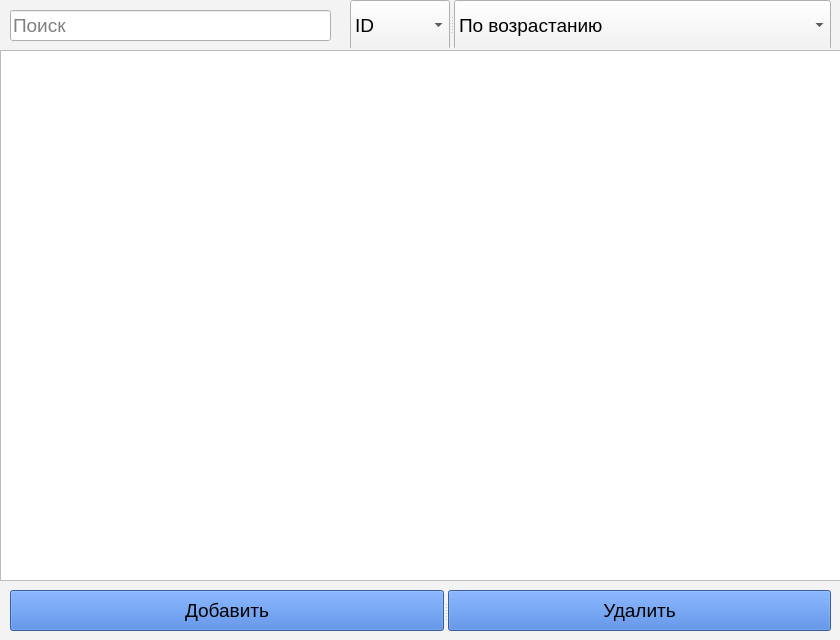
<?xml version="1.0" encoding="UTF-8"?>
<ui version="4.0">
 <class>TableWindow</class>
 <widget class="QMainWindow" name="TableWindow">
  <property name="geometry">
   <rect>
    <x>0</x>
    <y>0</y>
    <width>840</width>
    <height>640</height>
   </rect>
  </property>
  <property name="palette">
   <palette>
    <active>
     <colorrole role="WindowText">
      <brush brushstyle="SolidPattern">
       <color alpha="255">
        <red>0</red>
        <green>0</green>
        <blue>0</blue>
       </color>
      </brush>
     </colorrole>
     <colorrole role="Button">
      <brush brushstyle="SolidPattern">
       <color alpha="255">
        <red>243</red>
        <green>243</green>
        <blue>243</blue>
       </color>
      </brush>
     </colorrole>
     <colorrole role="Light">
      <brush brushstyle="SolidPattern">
       <color alpha="255">
        <red>255</red>
        <green>255</green>
        <blue>255</blue>
       </color>
      </brush>
     </colorrole>
     <colorrole role="Midlight">
      <brush brushstyle="SolidPattern">
       <color alpha="255">
        <red>249</red>
        <green>249</green>
        <blue>249</blue>
       </color>
      </brush>
     </colorrole>
     <colorrole role="Dark">
      <brush brushstyle="SolidPattern">
       <color alpha="255">
        <red>121</red>
        <green>121</green>
        <blue>121</blue>
       </color>
      </brush>
     </colorrole>
     <colorrole role="Mid">
      <brush brushstyle="SolidPattern">
       <color alpha="255">
        <red>162</red>
        <green>162</green>
        <blue>162</blue>
       </color>
      </brush>
     </colorrole>
     <colorrole role="Text">
      <brush brushstyle="SolidPattern">
       <color alpha="255">
        <red>0</red>
        <green>0</green>
        <blue>0</blue>
       </color>
      </brush>
     </colorrole>
     <colorrole role="BrightText">
      <brush brushstyle="SolidPattern">
       <color alpha="255">
        <red>255</red>
        <green>255</green>
        <blue>255</blue>
       </color>
      </brush>
     </colorrole>
     <colorrole role="ButtonText">
      <brush brushstyle="SolidPattern">
       <color alpha="255">
        <red>0</red>
        <green>0</green>
        <blue>0</blue>
       </color>
      </brush>
     </colorrole>
     <colorrole role="Base">
      <brush brushstyle="SolidPattern">
       <color alpha="255">
        <red>255</red>
        <green>255</green>
        <blue>255</blue>
       </color>
      </brush>
     </colorrole>
     <colorrole role="Window">
      <brush brushstyle="SolidPattern">
       <color alpha="255">
        <red>243</red>
        <green>243</green>
        <blue>243</blue>
       </color>
      </brush>
     </colorrole>
     <colorrole role="Shadow">
      <brush brushstyle="SolidPattern">
       <color alpha="255">
        <red>0</red>
        <green>0</green>
        <blue>0</blue>
       </color>
      </brush>
     </colorrole>
     <colorrole role="AlternateBase">
      <brush brushstyle="SolidPattern">
       <color alpha="255">
        <red>249</red>
        <green>249</green>
        <blue>249</blue>
       </color>
      </brush>
     </colorrole>
     <colorrole role="ToolTipBase">
      <brush brushstyle="SolidPattern">
       <color alpha="255">
        <red>255</red>
        <green>255</green>
        <blue>220</blue>
       </color>
      </brush>
     </colorrole>
     <colorrole role="ToolTipText">
      <brush brushstyle="SolidPattern">
       <color alpha="255">
        <red>0</red>
        <green>0</green>
        <blue>0</blue>
       </color>
      </brush>
     </colorrole>
     <colorrole role="PlaceholderText">
      <brush brushstyle="SolidPattern">
       <color alpha="127">
        <red>0</red>
        <green>0</green>
        <blue>0</blue>
       </color>
      </brush>
     </colorrole>
    </active>
    <inactive>
     <colorrole role="WindowText">
      <brush brushstyle="SolidPattern">
       <color alpha="255">
        <red>0</red>
        <green>0</green>
        <blue>0</blue>
       </color>
      </brush>
     </colorrole>
     <colorrole role="Button">
      <brush brushstyle="SolidPattern">
       <color alpha="255">
        <red>243</red>
        <green>243</green>
        <blue>243</blue>
       </color>
      </brush>
     </colorrole>
     <colorrole role="Light">
      <brush brushstyle="SolidPattern">
       <color alpha="255">
        <red>255</red>
        <green>255</green>
        <blue>255</blue>
       </color>
      </brush>
     </colorrole>
     <colorrole role="Midlight">
      <brush brushstyle="SolidPattern">
       <color alpha="255">
        <red>249</red>
        <green>249</green>
        <blue>249</blue>
       </color>
      </brush>
     </colorrole>
     <colorrole role="Dark">
      <brush brushstyle="SolidPattern">
       <color alpha="255">
        <red>121</red>
        <green>121</green>
        <blue>121</blue>
       </color>
      </brush>
     </colorrole>
     <colorrole role="Mid">
      <brush brushstyle="SolidPattern">
       <color alpha="255">
        <red>162</red>
        <green>162</green>
        <blue>162</blue>
       </color>
      </brush>
     </colorrole>
     <colorrole role="Text">
      <brush brushstyle="SolidPattern">
       <color alpha="255">
        <red>0</red>
        <green>0</green>
        <blue>0</blue>
       </color>
      </brush>
     </colorrole>
     <colorrole role="BrightText">
      <brush brushstyle="SolidPattern">
       <color alpha="255">
        <red>255</red>
        <green>255</green>
        <blue>255</blue>
       </color>
      </brush>
     </colorrole>
     <colorrole role="ButtonText">
      <brush brushstyle="SolidPattern">
       <color alpha="255">
        <red>0</red>
        <green>0</green>
        <blue>0</blue>
       </color>
      </brush>
     </colorrole>
     <colorrole role="Base">
      <brush brushstyle="SolidPattern">
       <color alpha="255">
        <red>255</red>
        <green>255</green>
        <blue>255</blue>
       </color>
      </brush>
     </colorrole>
     <colorrole role="Window">
      <brush brushstyle="SolidPattern">
       <color alpha="255">
        <red>243</red>
        <green>243</green>
        <blue>243</blue>
       </color>
      </brush>
     </colorrole>
     <colorrole role="Shadow">
      <brush brushstyle="SolidPattern">
       <color alpha="255">
        <red>0</red>
        <green>0</green>
        <blue>0</blue>
       </color>
      </brush>
     </colorrole>
     <colorrole role="AlternateBase">
      <brush brushstyle="SolidPattern">
       <color alpha="255">
        <red>249</red>
        <green>249</green>
        <blue>249</blue>
       </color>
      </brush>
     </colorrole>
     <colorrole role="ToolTipBase">
      <brush brushstyle="SolidPattern">
       <color alpha="255">
        <red>255</red>
        <green>255</green>
        <blue>220</blue>
       </color>
      </brush>
     </colorrole>
     <colorrole role="ToolTipText">
      <brush brushstyle="SolidPattern">
       <color alpha="255">
        <red>0</red>
        <green>0</green>
        <blue>0</blue>
       </color>
      </brush>
     </colorrole>
     <colorrole role="PlaceholderText">
      <brush brushstyle="SolidPattern">
       <color alpha="127">
        <red>0</red>
        <green>0</green>
        <blue>0</blue>
       </color>
      </brush>
     </colorrole>
    </inactive>
    <disabled>
     <colorrole role="WindowText">
      <brush brushstyle="SolidPattern">
       <color alpha="255">
        <red>121</red>
        <green>121</green>
        <blue>121</blue>
       </color>
      </brush>
     </colorrole>
     <colorrole role="Button">
      <brush brushstyle="SolidPattern">
       <color alpha="255">
        <red>243</red>
        <green>243</green>
        <blue>243</blue>
       </color>
      </brush>
     </colorrole>
     <colorrole role="Light">
      <brush brushstyle="SolidPattern">
       <color alpha="255">
        <red>255</red>
        <green>255</green>
        <blue>255</blue>
       </color>
      </brush>
     </colorrole>
     <colorrole role="Midlight">
      <brush brushstyle="SolidPattern">
       <color alpha="255">
        <red>249</red>
        <green>249</green>
        <blue>249</blue>
       </color>
      </brush>
     </colorrole>
     <colorrole role="Dark">
      <brush brushstyle="SolidPattern">
       <color alpha="255">
        <red>121</red>
        <green>121</green>
        <blue>121</blue>
       </color>
      </brush>
     </colorrole>
     <colorrole role="Mid">
      <brush brushstyle="SolidPattern">
       <color alpha="255">
        <red>162</red>
        <green>162</green>
        <blue>162</blue>
       </color>
      </brush>
     </colorrole>
     <colorrole role="Text">
      <brush brushstyle="SolidPattern">
       <color alpha="255">
        <red>121</red>
        <green>121</green>
        <blue>121</blue>
       </color>
      </brush>
     </colorrole>
     <colorrole role="BrightText">
      <brush brushstyle="SolidPattern">
       <color alpha="255">
        <red>255</red>
        <green>255</green>
        <blue>255</blue>
       </color>
      </brush>
     </colorrole>
     <colorrole role="ButtonText">
      <brush brushstyle="SolidPattern">
       <color alpha="255">
        <red>121</red>
        <green>121</green>
        <blue>121</blue>
       </color>
      </brush>
     </colorrole>
     <colorrole role="Base">
      <brush brushstyle="SolidPattern">
       <color alpha="255">
        <red>243</red>
        <green>243</green>
        <blue>243</blue>
       </color>
      </brush>
     </colorrole>
     <colorrole role="Window">
      <brush brushstyle="SolidPattern">
       <color alpha="255">
        <red>243</red>
        <green>243</green>
        <blue>243</blue>
       </color>
      </brush>
     </colorrole>
     <colorrole role="Shadow">
      <brush brushstyle="SolidPattern">
       <color alpha="255">
        <red>0</red>
        <green>0</green>
        <blue>0</blue>
       </color>
      </brush>
     </colorrole>
     <colorrole role="AlternateBase">
      <brush brushstyle="SolidPattern">
       <color alpha="255">
        <red>243</red>
        <green>243</green>
        <blue>243</blue>
       </color>
      </brush>
     </colorrole>
     <colorrole role="ToolTipBase">
      <brush brushstyle="SolidPattern">
       <color alpha="255">
        <red>255</red>
        <green>255</green>
        <blue>220</blue>
       </color>
      </brush>
     </colorrole>
     <colorrole role="ToolTipText">
      <brush brushstyle="SolidPattern">
       <color alpha="255">
        <red>0</red>
        <green>0</green>
        <blue>0</blue>
       </color>
      </brush>
     </colorrole>
     <colorrole role="PlaceholderText">
      <brush brushstyle="SolidPattern">
       <color alpha="127">
        <red>121</red>
        <green>121</green>
        <blue>121</blue>
       </color>
      </brush>
     </colorrole>
    </disabled>
   </palette>
  </property>
  <property name="font">
   <font>
    <family>Tahoma</family>
    <pointsize>14</pointsize>
   </font>
  </property>
  <property name="windowTitle">
   <string>Окно таблицы</string>
  </property>
  <widget class="QWidget" name="centralwidget">
   <widget class="QTableWidget" name="table">
    <property name="geometry">
     <rect>
      <x>0</x>
      <y>50</y>
      <width>841</width>
      <height>531</height>
     </rect>
    </property>
   </widget>
   <widget class="QLineEdit" name="search_edit">
    <property name="geometry">
     <rect>
      <x>10</x>
      <y>10</y>
      <width>321</width>
      <height>31</height>
     </rect>
    </property>
    <property name="placeholderText">
     <string>Поиск</string>
    </property>
   </widget>
   <widget class="QSplitter" name="splitter">
    <property name="geometry">
     <rect>
      <x>350</x>
      <y>0</y>
      <width>481</width>
      <height>48</height>
     </rect>
    </property>
    <property name="minimumSize">
     <size>
      <width>0</width>
      <height>48</height>
     </size>
    </property>
    <property name="maximumSize">
     <size>
      <width>16777215</width>
      <height>50</height>
     </size>
    </property>
    <property name="orientation">
     <enum>Qt::Horizontal</enum>
    </property>
    <widget class="QComboBox" name="filter_cb">
     <property name="sizePolicy">
      <sizepolicy hsizetype="Minimum" vsizetype="Fixed">
       <horstretch>0</horstretch>
       <verstretch>0</verstretch>
      </sizepolicy>
     </property>
     <property name="minimumSize">
      <size>
       <width>29</width>
       <height>50</height>
      </size>
     </property>
     <property name="placeholderText">
      <string/>
     </property>
     <item>
      <property name="text">
       <string>ID</string>
      </property>
     </item>
    </widget>
    <widget class="QComboBox" name="sort_cb">
     <property name="sizePolicy">
      <sizepolicy hsizetype="Fixed" vsizetype="Fixed">
       <horstretch>0</horstretch>
       <verstretch>0</verstretch>
      </sizepolicy>
     </property>
     <property name="minimumSize">
      <size>
       <width>19</width>
       <height>50</height>
      </size>
     </property>
     <property name="maximumSize">
      <size>
       <width>16777215</width>
       <height>16777215</height>
      </size>
     </property>
     <property name="baseSize">
      <size>
       <width>93</width>
       <height>0</height>
      </size>
     </property>
     <property name="placeholderText">
      <string/>
     </property>
     <item>
      <property name="text">
       <string>По возрастанию</string>
      </property>
     </item>
     <item>
      <property name="text">
       <string>По убыванию</string>
      </property>
     </item>
    </widget>
   </widget>
   <widget class="QSplitter" name="splitter_2">
    <property name="geometry">
     <rect>
      <x>10</x>
      <y>590</y>
      <width>821</width>
      <height>41</height>
     </rect>
    </property>
    <property name="orientation">
     <enum>Qt::Horizontal</enum>
    </property>
    <widget class="QPushButton" name="add_btn">
     <property name="sizePolicy">
      <sizepolicy hsizetype="Minimum" vsizetype="Expanding">
       <horstretch>0</horstretch>
       <verstretch>0</verstretch>
      </sizepolicy>
     </property>
     <property name="styleSheet">
      <string notr="true">background-color: rgba(54, 114, 212, 226);</string>
     </property>
     <property name="text">
      <string>Добавить</string>
     </property>
    </widget>
    <widget class="QPushButton" name="delete_btn">
     <property name="sizePolicy">
      <sizepolicy hsizetype="Minimum" vsizetype="Expanding">
       <horstretch>0</horstretch>
       <verstretch>0</verstretch>
      </sizepolicy>
     </property>
     <property name="styleSheet">
      <string notr="true">background-color: rgba(54, 114, 212, 226);</string>
     </property>
     <property name="text">
      <string>Удалить</string>
     </property>
    </widget>
   </widget>
  </widget>
 </widget>
 <tabstops>
  <tabstop>search_edit</tabstop>
  <tabstop>filter_cb</tabstop>
  <tabstop>sort_cb</tabstop>
  <tabstop>add_btn</tabstop>
  <tabstop>delete_btn</tabstop>
  <tabstop>table</tabstop>
 </tabstops>
 <resources/>
 <connections/>
</ui>
